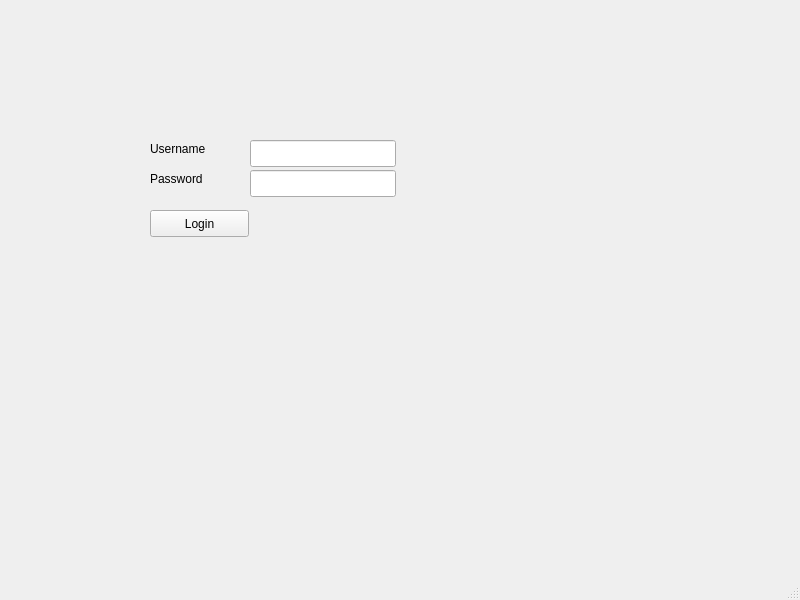
<?xml version="1.0" encoding="UTF-8"?>
<ui version="4.0">
 <class>LoginWindow</class>
 <widget class="QMainWindow" name="LoginWindow">
  <property name="geometry">
   <rect>
    <x>0</x>
    <y>0</y>
    <width>800</width>
    <height>600</height>
   </rect>
  </property>
  <property name="windowTitle">
   <string>Login</string>
  </property>
  <widget class="QWidget" name="centralwidget">
   <widget class="QLabel" name="lblUsername">
    <property name="geometry">
     <rect>
      <x>150</x>
      <y>140</y>
      <width>67</width>
      <height>17</height>
     </rect>
    </property>
    <property name="text">
     <string>Username</string>
    </property>
   </widget>
   <widget class="QLineEdit" name="etUsername">
    <property name="geometry">
     <rect>
      <x>250</x>
      <y>140</y>
      <width>146</width>
      <height>27</height>
     </rect>
    </property>
   </widget>
   <widget class="QLabel" name="lblPassword">
    <property name="geometry">
     <rect>
      <x>150</x>
      <y>170</y>
      <width>67</width>
      <height>17</height>
     </rect>
    </property>
    <property name="text">
     <string>Password</string>
    </property>
   </widget>
   <widget class="QLineEdit" name="etPassword">
    <property name="geometry">
     <rect>
      <x>250</x>
      <y>170</y>
      <width>146</width>
      <height>27</height>
     </rect>
    </property>
    <property name="inputMethodHints">
     <set>Qt::ImhNone</set>
    </property>
   </widget>
   <widget class="QPushButton" name="btnLogin">
    <property name="geometry">
     <rect>
      <x>150</x>
      <y>210</y>
      <width>99</width>
      <height>27</height>
     </rect>
    </property>
    <property name="text">
     <string>Login</string>
    </property>
   </widget>
  </widget>
  <widget class="QStatusBar" name="statusbar"/>
 </widget>
 <resources/>
 <connections/>
</ui>
